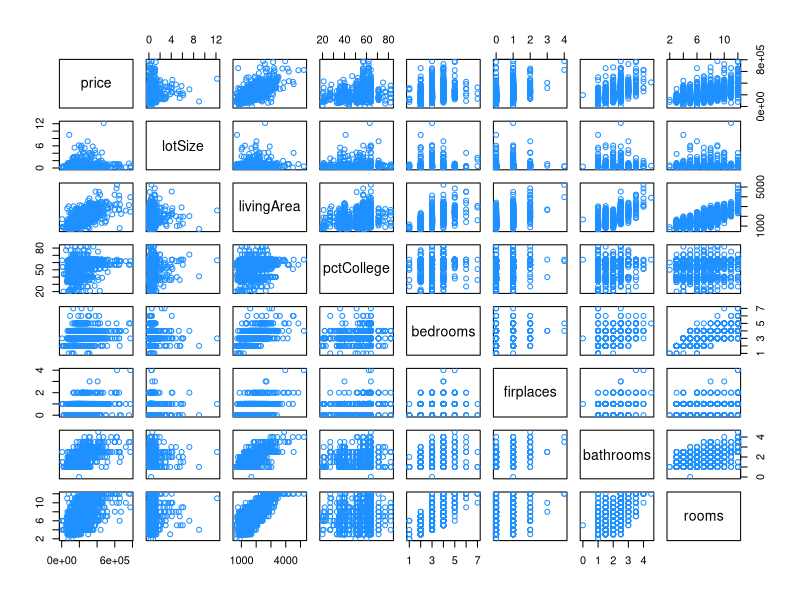
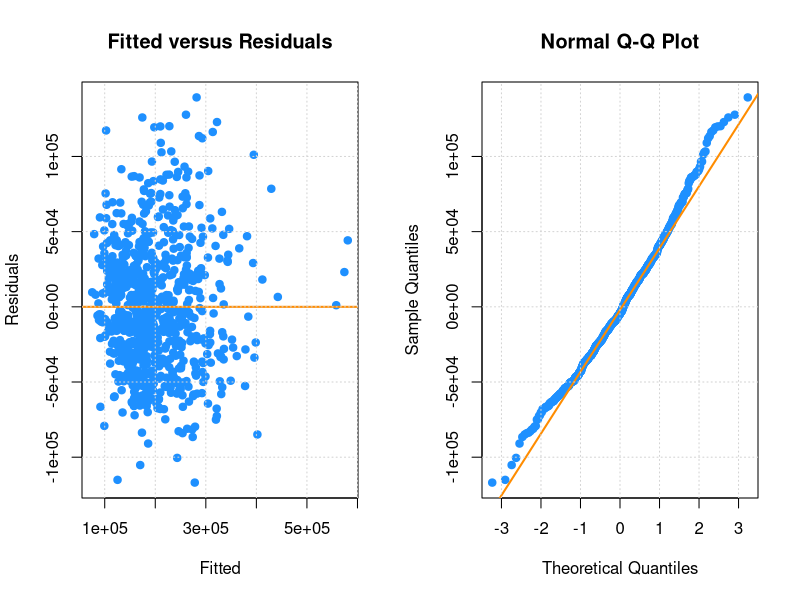
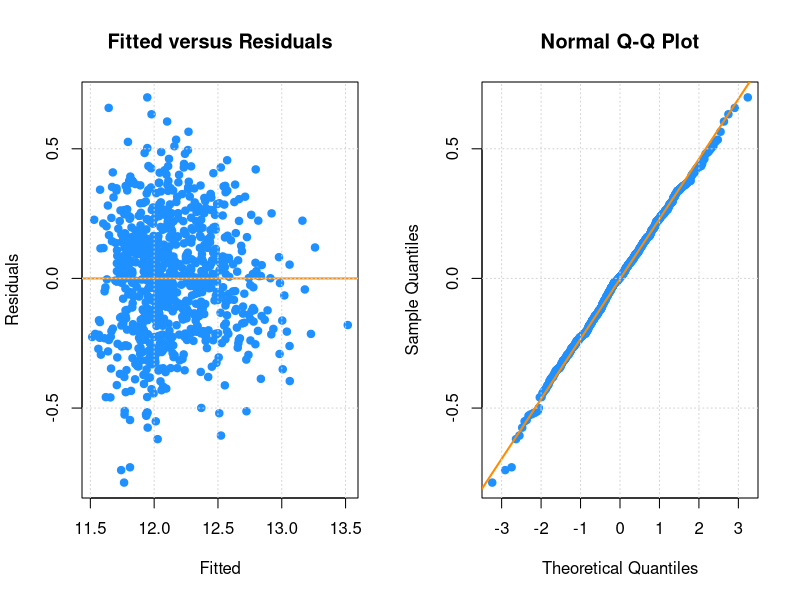
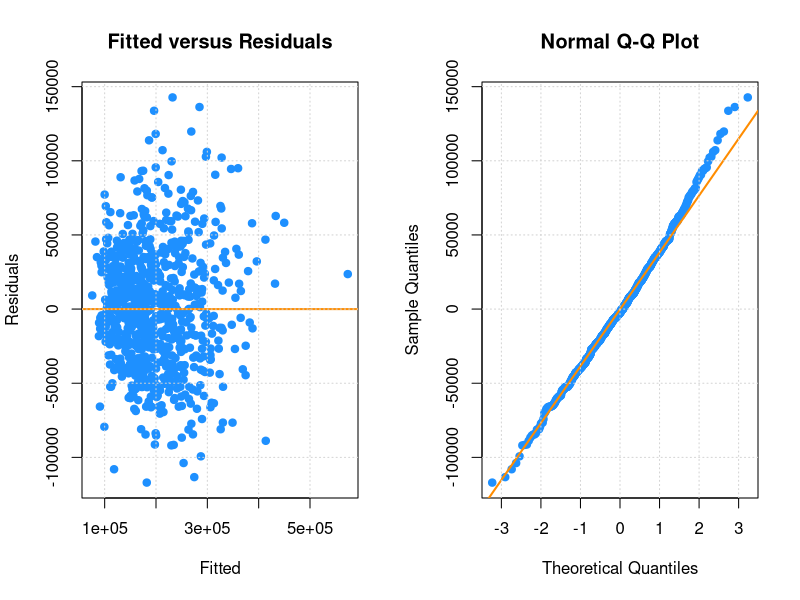
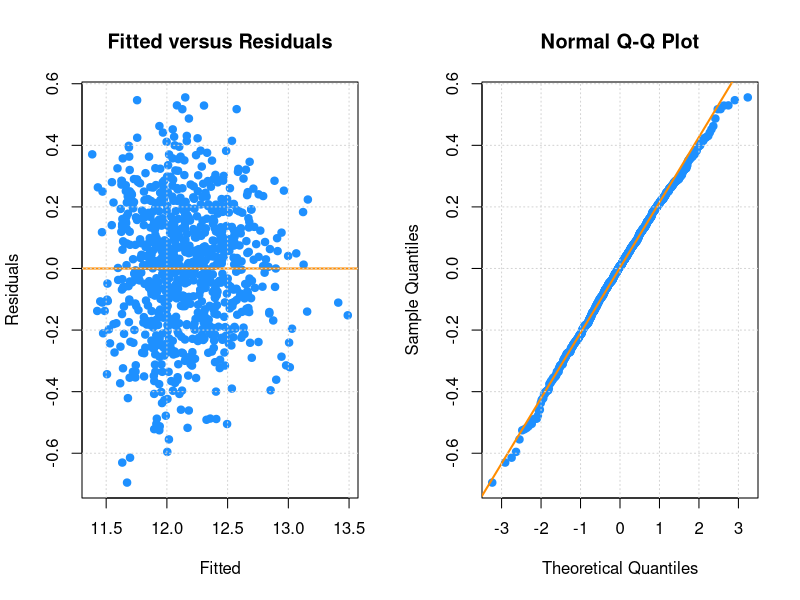

R code for these plots, in order:
## ---- chunk 1
housing = read.delim("housing-prices-ge19.txt")
# Exclude the last column from the data frame due to the ambiguity in reference
housing = housing[, -17]
colnames(housing) = c("price", "lotSize", "waterfront", "age", "landValue", "newConstruction", 
                      "centralAir", "fuel", "heating", "sewer", "livingArea", "pctCollege",
                      "bedrooms", "firplaces", "bathrooms", "rooms")
str(housing)
## ---- chunk 2
# Exclude factorized variables
col_continuous = c("price", "lotSize", "livingArea", "pctCollege", 
              "bedrooms", "firplaces", "bathrooms", "rooms")
house_continuous = subset(housing, select = col_continuous)
pairs(house_continuous, col = "dodgerblue")
## ---- chunk 3
housing_additive = lm(price ~ ., data = housing)
# Check for multicollinearity using alias() before getting VIF
alias(housing_additive)
levels(housing$fuel)
levels(housing$heating)
## ---- chunk 4
housing = housing[, -8]
housing_additive = lm(price ~ ., data = housing)
# Check the VIF to verify collinearity
car::vif(housing_additive)
## ---- chunk 5
# Split the housing dataset to training and testing sets
set.seed(42)
housing_idx = sample(nrow(housing), 867)
housing_trn = housing[housing_idx,]
housing_tst = housing[-housing_idx,]
## ---- chunk 6
# Additive model selection
# Select variables by AIC
housing_additive_trn = lm(price ~ ., data = housing_trn)
housing_aic = step(housing_additive_trn, direction = "backward", trace = 0)

# select variables by BIC
n = length(resid(housing_additive_trn))
housing_bic = step(housing_additive_trn,  direction = "backward", k = log(n), trace = 0)

# Compare AIC and BIC models with LOOCV-RMSE
calc_loocv_rmse = function(model) {
sqrt(mean((resid(model) / (1 - hatvalues(model))) ^ 2)) }
calc_loocv_rmse(housing_aic)
calc_loocv_rmse(housing_bic)
## ---- chunk 7
names(coef(housing_aic))[-1]
## ---- chunk 8
housing_additive = lm(price ~ waterfront + age + landValue + newConstruction + centralAir 
                      + livingArea + bedrooms + firplaces + bathrooms + rooms, 
                      data = housing_trn)
# Remove influential observations
keep = cooks.distance(housing_aic) <= 4 / length(resid(housing_aic))
housing_additive_removed = lm(price ~ waterfront + age + landValue + newConstruction + centralAir 
                              + livingArea + bedrooms + firplaces + bathrooms + rooms, 
                              data = housing_trn, subset = keep)
## ---- chunk 9
# try for transformation
housing_additive_log = lm(log(price) ~ waterfront + age + landValue + newConstruction + centralAir 
                      + livingArea + bedrooms + firplaces + bathrooms + rooms, data = housing_trn)
# remove influential observations
keep_2 = cooks.distance(housing_additive_log) <= 4 / length(resid(housing_additive_log))
housing_additive_log_removed = lm(log(price) ~ waterfront + age + landValue + newConstruction 
                                  + centralAir + livingArea + bedrooms + firplaces + bathrooms 
                                  + rooms, data = housing_trn, subset = keep_2)
## ---- chunk 10
# Select two-way interaction variables by AIC
housing_interaction_trn = lm(price ~ .^2, data = housing_trn)
housing_interaction_aic = step(housing_interaction_trn, direction = "backward", trace = 0)

# select variables by BIC
n = length(resid(housing_interaction_trn))
housing_interaction_bic = step(housing_interaction_trn,  direction = "backward", k = log(n), trace = 0)

# Compare AIC and BIC models with LOOCV-RMSE
calc_loocv_rmse = function(model) {
  sqrt(mean((resid(model) / (1 - hatvalues(model))) ^ 2))
}
calc_loocv_rmse(housing_interaction_aic)
calc_loocv_rmse(housing_interaction_bic)
## ---- chunk 11
names(coef(housing_interaction_bic))[-1]
## ---- chunk 12
housing_int = lm(price ~ lotSize + age + landValue + newConstruction 
                 + centralAir + livingArea + pctCollege + bedrooms + firplaces 
                 + bathrooms + rooms + lotSize:landValue + lotSize:livingArea 
                 + age:landValue + age:centralAir + age:livingArea + age:pctCollege 
                 + age:bedrooms + age:firplaces + landValue:newConstruction 
                 + livingArea:bedrooms + bedrooms:rooms + bathrooms:rooms, data = housing_trn)

# remove influential observations
keep_2_int = cooks.distance(housing_interaction_bic) <= 4 / length(resid(housing_interaction_bic))
housing_2_int_removed = lm(price ~ lotSize + age + landValue + newConstruction 
                           + centralAir + livingArea + pctCollege + bedrooms + firplaces 
                           + bathrooms + rooms + lotSize:landValue + lotSize:livingArea 
                           + age:landValue + age:centralAir + age:livingArea + age:pctCollege 
                           + age:bedrooms + age:firplaces + landValue:newConstruction 
                           + livingArea:bedrooms + bedrooms:rooms + bathrooms:rooms, 
                           data = housing_trn, subset = keep_2_int)
## ---- chunk 13
# try for transformation
housing_2_int_log = lm(log(price) ~ lotSize + age + landValue + newConstruction 
                           + centralAir + livingArea + pctCollege + bedrooms + firplaces 
                           + bathrooms + rooms + lotSize:landValue + lotSize:livingArea 
                           + age:landValue + age:centralAir + age:livingArea + age:pctCollege 
                           + age:bedrooms + age:firplaces + landValue:newConstruction 
                           + livingArea:bedrooms + bedrooms:rooms + bathrooms:rooms, 
                           data = housing_trn)
# remove influential observations
keep_2_int_log = cooks.distance(housing_2_int_log) <= 4 / length(resid(housing_2_int_log))
housing_2_int_log_removed = lm(log(price) ~ lotSize + age + landValue + newConstruction 
                           + centralAir + livingArea + pctCollege + bedrooms + firplaces 
                           + bathrooms + rooms + lotSize:landValue + lotSize:livingArea 
                           + age:landValue + age:centralAir + age:livingArea + age:pctCollege 
                           + age:bedrooms + age:firplaces + landValue:newConstruction 
                           + livingArea:bedrooms + bedrooms:rooms + bathrooms:rooms, 
                           data = housing_trn, subset = keep_2_int_log)
## ---- chunk 14
diagnostics = function(model, pcol = "grey", lcol = "dodgerblue", alpha = 0.05,
                       plotit = TRUE, testit = TRUE) {
  if (plotit == TRUE) {
    par(mfrow = c(1, 2))
    # fitted versus residuals
    plot(fitted(model), resid(model),
         col = pcol, pch = 20, cex = 1.5,
         xlab = "Fitted", ylab = "Residuals",
         main = "Fitted versus Residuals")
    abline(h = 0, col = lcol, lwd = 2)
    grid()

    # qq-plot
    qqnorm(resid(model), col = pcol, pch = 20, cex = 1.5)
    qqline(resid(model), col = lcol, lwd = 2)
    grid()
  }
  if (testit == TRUE) {
    # p-value and decision for Shapiro test & b-p test
    p_val_shapiro = shapiro.test(resid(model))$p.value
    decision_shapiro = ifelse(p_val_shapiro < alpha, "Reject", "Fail to Reject")
    library(lmtest)
    p_val_bp = bptest(model)$p.value
    decision_bp = ifelse(p_val_bp < alpha, "Reject", "Fail to Reject")
    
    list(shapiro = c(p_val = p_val_shapiro, decision = decision_shapiro), 
         bptest = c(p_val = p_val_bp, decision = decision_bp))
  }
}
## ---- chunk 15
diagnostics(housing_additive_removed, testit = FALSE, pcol = "dodgerblue", lcol = "darkorange")
## ---- chunk 16
library(zoo)
## ---- chunk 17
diagnostics(housing_additive_removed, plotit = FALSE)
## ---- chunk 18
diagnostics(housing_additive_log_removed, testit = FALSE, pcol = "dodgerblue", lcol = "darkorange")
## ---- chunk 19
diagnostics(housing_additive_log_removed, plotit = FALSE)
## ---- chunk 20
diagnostics(housing_2_int_removed, testit = FALSE, pcol = "dodgerblue", lcol = "darkorange")
## ---- chunk 21
diagnostics(housing_2_int_removed, plotit = FALSE)
## ---- chunk 22
diagnostics(housing_2_int_log_removed, testit = FALSE, pcol = "dodgerblue", lcol = "darkorange")
## ---- chunk 23
diagnostics(housing_2_int_log_removed, plotit = FALSE)
## ---- chunk 24
accuracy_percent = function(model, dataset = housing_tst, type = "prediction", conf_level = 0.99, if_logged = TRUE) {
  price_pred = predict(model, newdata = dataset, interval = type, level = conf_level)
  count = 0
  for (i in 1:nrow(dataset)) {
    if (if_logged == TRUE) {
      if(dataset[i,1] > exp(price_pred[i,2]) && dataset[i,1] < exp(price_pred[i,3])) {
        count = count + 1
      }
    } else {
      if(dataset[i,1] > price_pred[i,2] && dataset[i,1] < price_pred[i,3]) {
        count = count + 1
      }
    }
  }
  count / nrow(dataset)
}

(add_general = accuracy_percent(housing_additive_removed, if_logged = FALSE))
(add_log_general = accuracy_percent(housing_additive_log_removed))
(int_general = accuracy_percent(housing_2_int_removed, if_logged = FALSE))
(int_log_general = accuracy_percent(housing_2_int_log_removed))
## ---- chunk 25
housing_tst_top = housing_tst[housing_tst$price >= quantile(housing_trn$price, 0.75),]
add_top = accuracy_percent(housing_additive_removed, if_logged = FALSE, dataset = housing_tst_top)
add_log_top = accuracy_percent(housing_additive_log_removed, dataset = housing_tst_top)
int_top = accuracy_percent(housing_2_int_removed, if_logged = FALSE, dataset = housing_tst_top)
int_log_top = accuracy_percent(housing_2_int_log_removed, dataset = housing_tst_top)
## ---- chunk 26
housing_tst_low = housing_tst[housing_tst$price <= quantile(housing_trn$price, 0.25),]
add_low = accuracy_percent(housing_additive_removed, if_logged = FALSE, dataset = housing_tst_low)
add_log_low = accuracy_percent(housing_additive_log_removed, dataset = housing_tst_low)
int_low = accuracy_percent(housing_2_int_removed, if_logged = FALSE, dataset = housing_tst_low)
int_log_low = accuracy_percent(housing_2_int_log_removed, dataset = housing_tst_low)
## ---- chunk 27
table = data.frame("General" = c("Additive" = add_general,
                                 "Additive Transformed" = add_log_general, 
                                 "Interaction" = int_general,
                                 "Interaction Transformed" = int_log_general),
                   "Upper 25%" = c("Additive" = add_top,
                                 "Additive Transformed" = add_log_top, 
                                 "Interaction" = int_top,
                                 "Interaction Transformed" = int_log_top),
                   "Lower 25%" = c("Additive" = add_low,
                                 "Additive Transformed" = add_log_low, 
                                 "Interaction" = int_low,
                                 "Interaction Transformed" = int_log_low))
knitr::kable(table, "html")
## ---- chunk 28
pred_tst_price = exp(predict(housing_additive_log_removed, newdata = housing_tst))
# Underpriced prediction
underpriced_data = housing_tst[((pred_tst_price - housing_tst$price) / pred_tst_price) > 0.25,]
# Overpriced prediction
overpriced_data = housing_tst[((housing_tst$price - pred_tst_price) / pred_tst_price) > 0.25,]
## ---- chunk 29
# Filter with budget and requirements to get ideal underpriced houses
underpriced_data[underpriced_data$rooms == 8 & underpriced_data$price < 100000,]
## ---- chunk 30
coef(housing_additive_log_removed)
## ---- chunk 31
coef(housing_2_int_log_removed)
## ---- chunk 32
head(underpriced_data)
head(overpriced_data)
